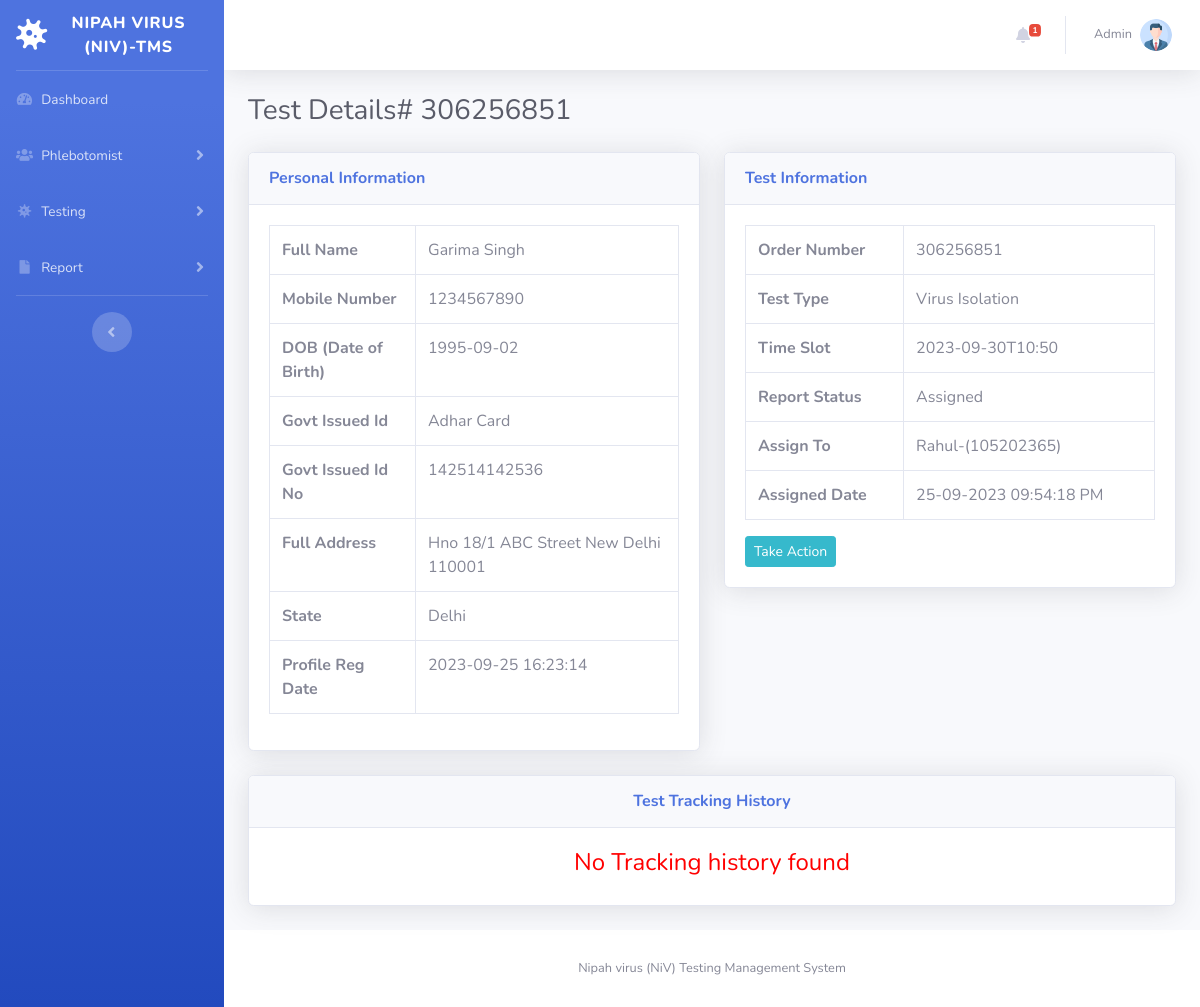
The page /test-details.php?tid=1&&oid=306256851 (signed in) on the database its author committed.
### tables this page shows
CREATE TABLE `tbltestrecord` (
  `id` int(11) NOT NULL,
  `OrderNumber` bigint(14) DEFAULT NULL,
  `PatientMobileNumber` bigint(14) DEFAULT NULL,
  `TestType` varchar(100) DEFAULT NULL,
  `TestTimeSlot` varchar(120) DEFAULT NULL,
  `ReportStatus` varchar(100) DEFAULT NULL,
  `FinalReport` varchar(150) DEFAULT NULL,
  `ReportUploadTime` varchar(200) DEFAULT NULL,
  `RegistrationDate` timestamp NULL DEFAULT current_timestamp(),
  `AssignedtoEmpId` varchar(150) DEFAULT NULL,
  `AssigntoName` varchar(180) DEFAULT NULL,
  `AssignedTime` varchar(100) DEFAULT NULL
);

CREATE TABLE `tblpatients` (
  `id` int(11) NOT NULL,
  `FullName` varchar(120) DEFAULT NULL,
  `MobileNumber` bigint(12) DEFAULT NULL,
  `DateOfBirth` date DEFAULT NULL,
  `GovtIssuedId` varchar(150) DEFAULT NULL,
  `GovtIssuedIdNo` varchar(150) DEFAULT NULL,
  `FullAddress` varchar(255) DEFAULT NULL,
  `State` varchar(200) DEFAULT NULL,
  `RegistrationDate` timestamp NOT NULL DEFAULT current_timestamp()
);

### test-details.php (the view, shortened to what this page needs)
<?php session_start();
include_once('includes/config.php');
if (strlen($_SESSION['aid']==0)) {
  header('location:logout.php');
  } else{
?>
<!DOCTYPE html>
<html lang="en">
<head>
    <link href="vendor/fontawesome-free/css/all.min.css" rel="stylesheet" type="text/css">
    <link href="css/sb-admin-2.min.css" rel="stylesheet">
</head>
<body id="page-top">
    <div id="wrapper">
<?php include_once('includes/sidebar.php');?>
        <div id="content-wrapper" class="d-flex flex-column">
            <div id="content">
          <?php include_once('includes/topbar.php');?>
                <div class="container-fluid">
                    <h1 class="h3 mb-4 text-gray-800">Test Details# <?php echo intval($_GET['oid']);?></h1>
<div class="row">
<?php
$testid=intval($_GET['tid']);
$query=mysqli_query($con,"select * from tbltestrecord
join tblpatients on tblpatients.MobileNumber=tbltestrecord.PatientMobileNumber
where  tbltestrecord.id='$testid'");
while($row=mysqli_fetch_array($query)){
    ?>
                        <div class="col-lg-6">
                            <div class="card shadow mb-4">
                                <div class="card-header py-3">
                                    <h6 class="m-0 font-weight-bold text-primary">Personal Information</h6>
                                </div>
                                <div class="card-body">
 <table class="table table-bordered"  width="100%" cellspacing="0">
    <tr>
    <th>Full Name</th>
    <td><?php echo $row['FullName'];?></td>
    </tr>
     <tr>
    <th>Mobile Number</th>
    <td><?php echo $row['MobileNumber'];?></td>
    </tr>
     <tr>
    <th>DOB (Date of Birth)</th>
    <td><?php echo $row['DateOfBirth'];?></td>
    </tr>
     <tr>
    <th>Govt Issued Id</th>
    <td><?php echo $row['GovtIssuedId'];?></td>
    </tr>
     <tr>
    <th>Govt Issued Id No</th>
    <td><?php echo $row['GovtIssuedIdNo'];?></td>
    </tr>
     <tr>
    <th>Full Address</th>
    <td><?php echo $row['FullAddress'];?></td>
    </tr>
    <tr>
    <th>State</th>
    <td><?php echo $row['State'];?></td>
    </tr>
    <tr>
    <th>Profile Reg Date</th>
    <td><?php echo $row['RegistrationDate'];?></td>
    </tr>
 </table>
                                </div>
                            </div>
                        </div>
                         <div class="col-lg-6">
                            <div class="card shadow mb-4">
                                <div class="card-header py-3">
                                    <h6 class="m-0 font-weight-bold text-primary">Test Information</h6>
                                </div>
                                <div class="card-body">
 <table class="table table-bordered"  width="100%" cellspacing="0">
    <tr>
    <th>Order Number</th>
    <td><?php echo $row['OrderNumber'];?></td>
    </tr>
    <tr>
    <th>Test Type</th>
    <td><?php echo $row['TestType'];?></td>
    </tr>
    <tr>
    <th>Time Slot</th>
    <td><?php echo $row['TestTimeSlot'];?></td>
    </tr>
 <tr>
    <th>Report Status</th>
    <td><?php if($row['ReportStatus']==''):
              echo "Not Processed yet";
          else:
           echo $row['ReportStatus'];
          endif;
    ?></td>
    </tr>
<?php if($row['AssignedtoEmpId']!=''):?>
  <tr>
    <th>Assign To</th>
    <td><?php echo $row['AssigntoName'];?>-(<?php echo $row['AssignedtoEmpId'];?>)</td>
    </tr>
    <tr>
    <th>Assigned Date</th>
    <td><?php echo $row['AssignedTime'];?></td>
    </tr>
<?php endif;?>
</table>
<?php if($row['AssignedtoEmpId']==''):
    ?>
        <div class="form-group">
      <button type="button" class="btn btn-info btn-sm" data-toggle="modal" data-target="#assignto">Assign To</button>
            </div>
<?php else:
$rstatus=$row['ReportStatus'];
if($rstatus=='Assigned' || $rstatus=='On the Way for Collection' || $rstatus=='Sample Collected' || $rstatus=='Sent to Lab'):?>
<button type="button" class="btn btn-info btn-sm" data-toggle="modal" data-target="#takeaction">Take Action</button>
<?php
endif;
endif;?>
                                </div>
                            </div>
                        </div>
                    </div>
                <?php } ?>
<?php
$orderid=intval($_GET['oid']);
$ret=mysqli_query($con,"select * from tblreporttracking
join tbladmin on tbladmin.ID=tblreporttracking.RemarkBy
where tblreporttracking.OrderNumber='$orderid'");
$num=mysqli_num_rows($ret);
?>
<div class="row">
                         <div class="col-lg-12">
                            <div class="card shadow mb-4">
                                <div class="card-header py-3">
                                    <h6 class="m-0 font-weight-bold text-primary" align="center">Test  Tracking History</h6>
                                </div>
                                <div class="card-body">
<?php if($num>0){
?>
 <table class="table table-bordered"  width="100%" cellspacing="0">
<tr>
    <th>Remark</th>
    <th>Status</th>
    <th>Remark Date</th>
    <th>Remark By</th>
<?php while($result=mysqli_fetch_array($ret)){?>
</tr>
    <tr>
    <td><?php echo $result['Remark'];?></td>
    <td><?php echo $result['Status'];?></td>
    <td><?php echo $result['PostingTime'];?></td>
    <td><?php echo $result['AdminName'];?></td>
    </tr>
<?php } ?>
</table>
         <?php
     } else { ?>
<h4 align="center" style="color:red"> No Tracking history found </h4>
         <?php } ?>
                                </div>
                            </div>
                        </div>
                    </div>
                </div>
            </div>
           <?php include_once('includes/footer.php');?>
        </div>
    </div>
</body>
</html>
<?php } ?>

### includes/sidebar.php (shortened to what this page needs)
        <ul class="navbar-nav bg-gradient-primary sidebar sidebar-dark accordion" id="accordionSidebar">
            <a class="sidebar-brand d-flex align-items-center justify-content-center" href="#">
                <div class="sidebar-brand-icon rotate-n-15">
                    <i class="fas fa-virus"></i>
                </div>
                <div class="sidebar-brand-text mx-3">Nipah virus (NiV)-TMS</div>
            </a>
            <hr class="sidebar-divider my-0">
<?php if($_SESSION['aid']):?>
     <li class="nav-item">
                <a class="nav-link" href="dashboard.php">
                    <i class="fas fa-fw fa-tachometer-alt"></i>
                    <span>Dashboard</span></a>
            </li>
    <li class="nav-item">
                <a class="nav-link collapsed" href="#" data-toggle="collapse" data-target="#collapseOne"
                    aria-expanded="true" aria-controls="collapseOne">
                    <i class="fas fa-fw fa-users"></i>
                    <span>Phlebotomist</span>
                </a>
            </li>
     <li class="nav-item">
                <a class="nav-link collapsed" href="#" data-toggle="collapse" data-target="#collapseTwo"
                    aria-expanded="true" aria-controls="collapseTwo">
                    <i class="fas fa-fw fa-virus"></i>
                    <span>Testing</span>
                </a>
            </li>
   <li class="nav-item">
                <a class="nav-link collapsed" href="#" data-toggle="collapse" data-target="#collapseThree"
                    aria-expanded="true" aria-controls="collapseThree">
                    <i class="fas fa-fw fa-file"></i>
                    <span>Report</span>
                </a>
            </li>
<?php endif;    ?>
            <hr class="sidebar-divider d-none d-md-block">
            <div class="text-center d-none d-md-inline">
                <button class="rounded-circle border-0" id="sidebarToggle"></button>
            </div>
        </ul>

### includes/topbar.php (shortened to what this page needs)
      <nav class="navbar navbar-expand navbar-light bg-white topbar mb-4 static-top shadow">
            <?php if($_SESSION['aid']):?>
                    <ul class="navbar-nav ml-auto">
<?php $query=mysqli_query($con,"select * from tbltestrecord where ReportStatus is null");
$count=mysqli_num_rows($query);
?>
                        <li class="nav-item dropdown no-arrow mx-1">
                            <a class="nav-link dropdown-toggle" href="#" id="alertsDropdown" role="button"
                                data-toggle="dropdown" aria-haspopup="true" aria-expanded="false">
                                <i class="fas fa-bell fa-fw"></i>
                                <span class="badge badge-danger badge-counter"><?php echo $count;?></span>
                            </a>
                        </li>
                        <li class="nav-item dropdown no-arrow">
                            <a class="nav-link dropdown-toggle" href="#" id="userDropdown" role="button"
                                data-toggle="dropdown" aria-haspopup="true" aria-expanded="false">
                <?php
$adid=$_SESSION['aid'];
$ret1=mysqli_query($con,"select AdminName from tbladmin where ID='$adid'");
while($row1=mysqli_fetch_array($ret1)){
?>
                                <span class="mr-2 d-none d-lg-inline text-gray-600 small"><?php  echo $row1['AdminName'];?></span>
                           <?php } ?>
                                <img class="img-profile rounded-circle"
                                    src="img/profile.png">
                            </a>
                        </li>
                    </ul>
                <?php endif;?>
                </nav>

### includes/footer.php
<footer class="sticky-footer bg-white">
    <div class="container my-auto">
        <div class="copyright text-center my-auto">
            <span>Nipah virus (NiV) Testing Management System</span>
        </div>
    </div>
</footer>

### rows shown on the page
tbltestrecord: tblpatients.FullName "Garima Singh", tblpatients.MobileNumber "1234567890", tblpatients.DateOfBirth "1995-09-02", tblpatients.GovtIssuedId "Adhar Card", tblpatients.GovtIssuedIdNo "142514142536", tblpatients.FullAddress "Hno 18/1 ABC Street New Delhi 110001", tblpatients.State "Delhi", tblpatients.RegistrationDate "2023-09-25 16:23:14", OrderNumber "306256851", TestType "Virus Isolation", TestTimeSlot "2023-09-30T10:50", ReportStatus "Assigned", AssigntoName "Rahul", AssignedtoEmpId "105202365", AssignedTime "25-09-2023 09:54:18 PM", shows "Take Action"

### other values the page prints
$count "1"
$row1['AdminName'] "Admin"
$_GET['oid'] "306256851"
